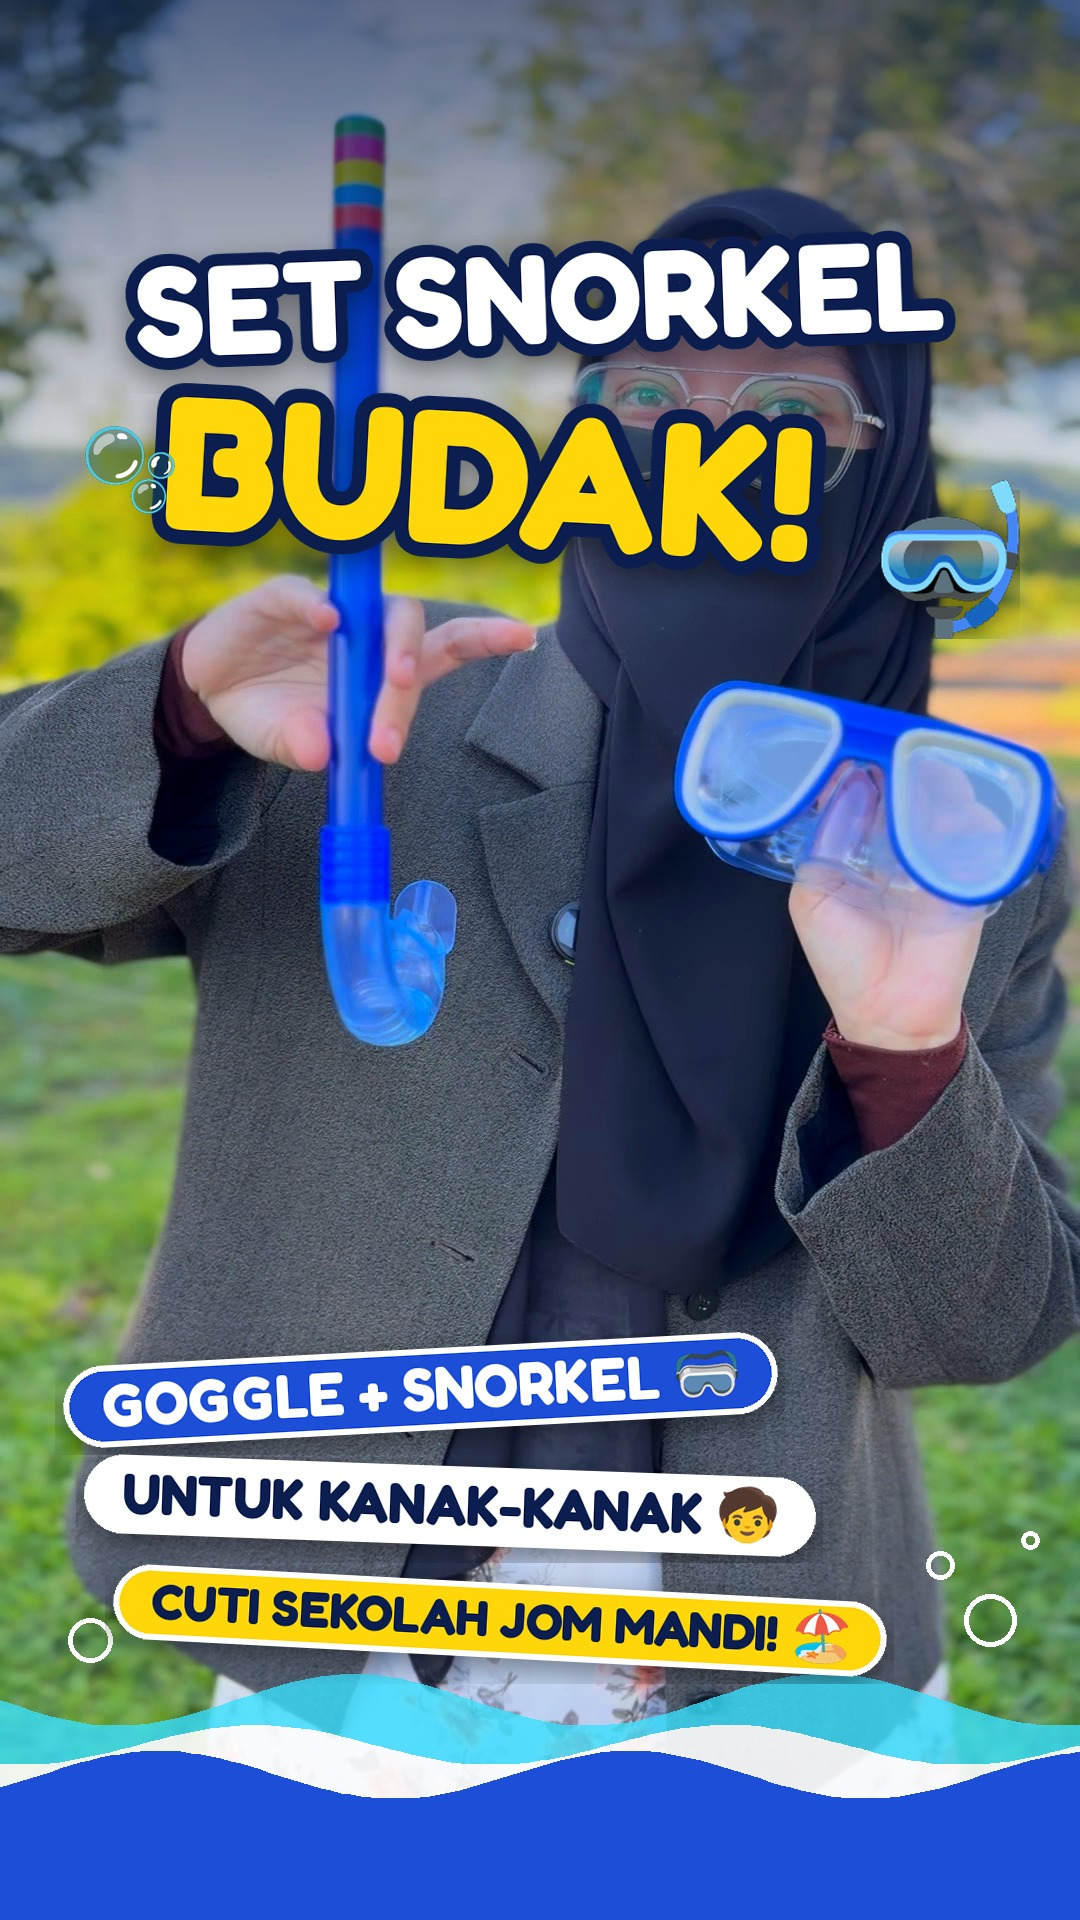

Write Python code to recreate this figure.
#!/usr/bin/env python3
"""TikTok cover (1080x1920) for the kids goggle + snorkel video.

Usage: python3 cover.py <frame.png> <out.png>
Key text stays inside the 3:4 profile-grid crop (y 240-1680).
"""
import math
import os
import sys

from PIL import Image, ImageDraw, ImageEnhance, ImageFilter, ImageFont

SRC, OUT = sys.argv[1:3]
HERE = os.path.dirname(os.path.abspath(__file__))
FONT = os.path.join(HERE, "fonts", "Fredoka-Bold.ttf")
EMOJI = "/usr/share/fonts/truetype/noto/NotoColorEmoji.ttf"
W, H = 1080, 1920

NAVY = (11, 30, 79)
COBALT = (29, 78, 216)
AQUA = (56, 225, 255)
SUN = (255, 214, 10)
WHITE = (255, 255, 255)


def font(size):
    return ImageFont.truetype(FONT, size)


def emoji(ch, size):
    f = ImageFont.truetype(EMOJI, 109)
    im = Image.new("RGBA", (160, 160))
    ImageDraw.Draw(im).text((10, 10), ch, font=f, embedded_color=True)
    im = im.crop(im.getbbox())
    return im.resize((size, int(size * im.height / im.width)), Image.LANCZOS)


def shadow(layer, offset=(0, 10), blur=14, alpha=110):
    a = layer.split()[-1].filter(ImageFilter.GaussianBlur(blur))
    sh = Image.new("RGBA", layer.size, (0, 0, 0, 0))
    sh.putalpha(a.point(lambda v: v * alpha // 255))
    out = Image.new("RGBA", layer.size)
    out.alpha_composite(sh, offset)
    out.alpha_composite(layer)
    return out


def outlined_text(text, size, fill, stroke, stroke_w, rot=0):
    f = font(size)
    l, t, r, b = f.getbbox(text, stroke_width=stroke_w)
    im = Image.new("RGBA", (r - l + 40, b - t + 40))
    ImageDraw.Draw(im).text((20 - l, 20 - t), text, font=f, fill=fill, stroke_width=stroke_w, stroke_fill=stroke)
    return im.rotate(rot, resample=Image.BICUBIC, expand=True)


def pill(text, size, bg, fg, icon=None, rot=0, pad=(38, 18)):
    f = font(size)
    l, t, r, b = f.getbbox(text)
    tw, th = r - l, b - t
    ic = emoji(icon, int(size * 1.05)) if icon else None
    iw = ic.width + 16 if ic else 0
    w, h = tw + iw + pad[0] * 2, th + pad[1] * 2
    im = Image.new("RGBA", (w + 12, h + 12))
    d = ImageDraw.Draw(im)
    d.rounded_rectangle((6, 6, w + 6, h + 6), radius=h // 2, fill=bg, outline=WHITE, width=6)
    d.text((6 + pad[0] - l, 6 + pad[1] - t), text, font=f, fill=fg)
    if ic:
        im.alpha_composite(ic, (6 + pad[0] + tw + 16, 6 + (h - ic.height) // 2))
    return im.rotate(rot, resample=Image.BICUBIC, expand=True)


def paste_center(base, layer, cx, cy):
    base.alpha_composite(layer, (int(cx - layer.width / 2), int(cy - layer.height / 2)))


def main():
    img = Image.open(SRC).convert("RGB").resize((W, H), Image.LANCZOS)
    img = ImageEnhance.Color(img).enhance(1.18)
    img = ImageEnhance.Contrast(img).enhance(1.06)
    img = ImageEnhance.Brightness(img).enhance(1.04)
    base = img.convert("RGBA")

    # soft top gradient so the title reads over the sky/trees
    grad = Image.new("RGBA", (W, H))
    gd = ImageDraw.Draw(grad)
    for y in range(0, 760):
        a = int(160 * (1 - y / 760) ** 1.6)
        gd.line([(0, y), (W, y)], fill=(*NAVY, a))
    base.alpha_composite(grad)

    # water waves at the bottom with bubbles
    wave = Image.new("RGBA", (W, H))
    wd = ImageDraw.Draw(wave)
    for k, (col, off, amp) in enumerate([((*AQUA, 200), 1700, 26), ((*WHITE, 230), 1745, 20),
                                         ((*COBALT, 255), 1775, 24)]):
        pts = [(x, off + amp * math.sin(x / 75 + k * 1.3)) for x in range(0, W + 10, 10)]
        wd.polygon(pts + [(W, H), (0, H)], fill=col)
    base.alpha_composite(wave)
    bd0 = ImageDraw.Draw(base)
    for (x, y, r) in [(90, 1640, 22), (140, 1590, 12), (990, 1620, 26), (940, 1565, 14), (1030, 1540, 9)]:
        bd0.ellipse((x - r, y - r, x + r, y + r), outline=(*WHITE, 230), width=5)

    # title
    t1 = shadow(outlined_text("SET SNORKEL", 128, WHITE, NAVY, 12, rot=2))
    t2 = shadow(outlined_text("BUDAK!", 190, SUN, NAVY, 14, rot=-3))
    paste_center(base, t1, W / 2, 300)
    paste_center(base, t2, W / 2 - 50, 480)
    paste_center(base, shadow(emoji("🤿", 140)), 950, 560)
    paste_center(base, emoji("🫧", 90), 130, 470)

    # badges (bottom, inside the 3:4 crop)
    paste_center(base, shadow(pill("GOGGLE + SNORKEL", 60, COBALT, WHITE, "🥽", rot=3)), 420, 1390)
    paste_center(base, shadow(pill("UNTUK KANAK-KANAK", 56, WHITE, NAVY, "🧒", rot=-2)), 450, 1505)
    paste_center(base, shadow(pill("CUTI SEKOLAH JOM MANDI!", 50, SUN, NAVY, "🏖️", rot=-3)), 500, 1620)

    base.convert("RGB").save(OUT, quality=95)


if __name__ == "__main__":
    main()
